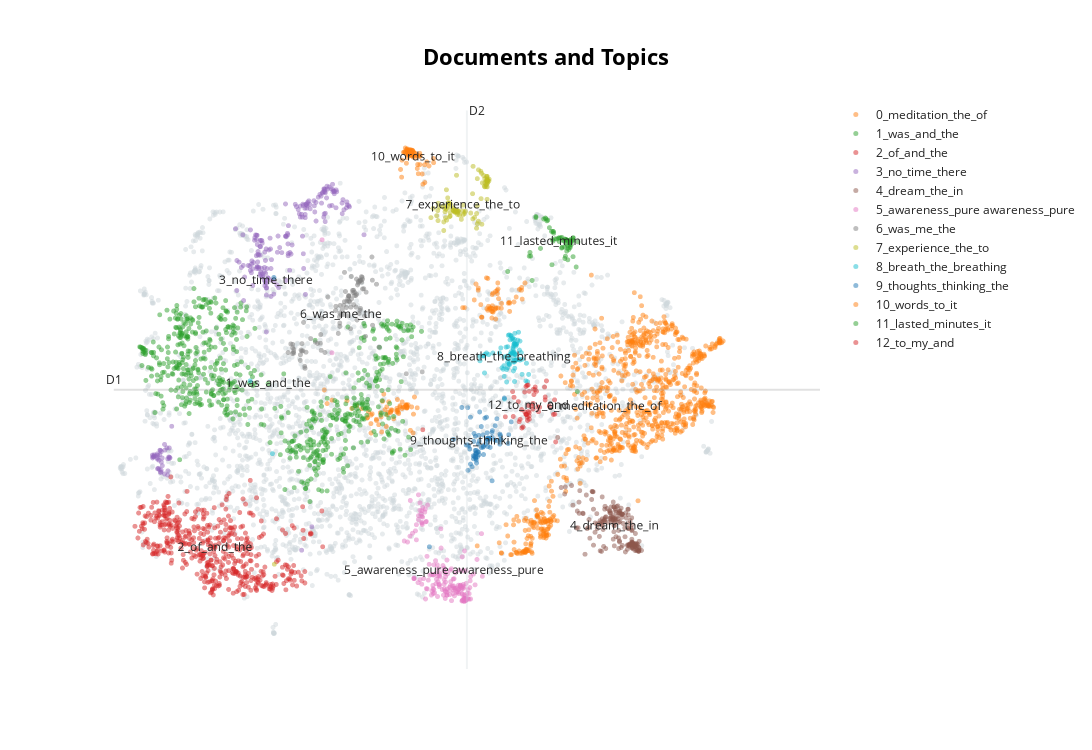

Notebook code for this chart:
### Code cell
topic_model.visualize_documents(docs, 
                                reduced_embeddings=reduced_embeddings,
                                hide_annotations=False, 
                                hide_document_hover=False, 
                                custom_labels=True)
